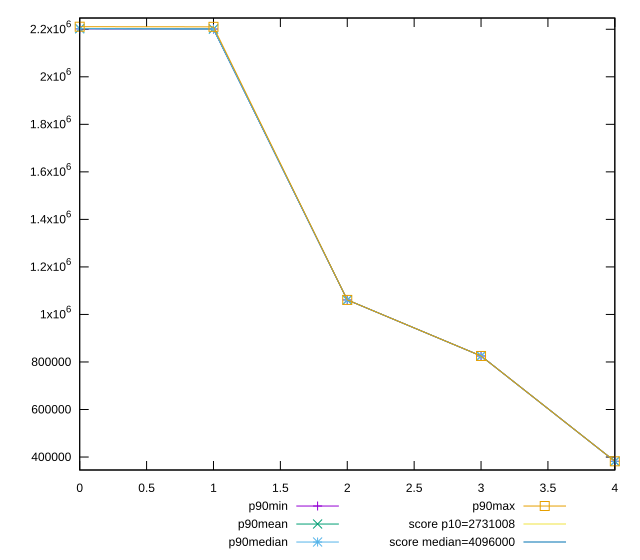

gnuplot code for this plot:
reset

$p90Min <<EOF
0 2201548
1 2200990
2 1061155
3 825308
4 382000
EOF

$p90Mean <<EOF
0 2202702.063829787
1 2201365.4680851065
2 1061156.2021276595
3 825309.0638297872
4 382001.2340425532
EOF

$p90Median <<EOF
0 2202542
1 2200993
2 1061156
3 825309
4 382001
EOF

$p90Max <<EOF
0 2210823
1 2210267
2 1061157
3 825312
4 382002
EOF

set key outside below
set xrange [0:4]
set yrange [345423.54:2247399.46]
set trange [345423.54:2247399.46]
set terminal svg size 640, 560 enhanced background rgb 'white'
set output "report_00017_2021-02-10T15-08-03.406Z/total-byte-weight/progression/value.svg"

plot $p90Min title "p90min" with linespoints, \
     $p90Mean title "p90mean" with linespoints, \
     $p90Median title "p90median" with linespoints, \
     $p90Max title "p90max" with linespoints, \
     2731008 title "score p10=2731008", \
     4096000 title "score median=4096000"

reset
